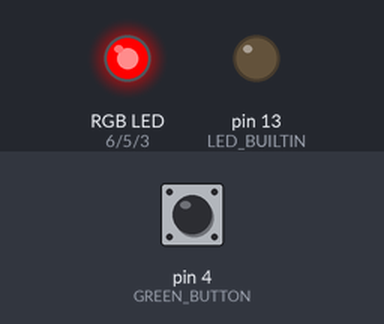
The sketch below on a simulated Arduino Uno, built with avr-gcc and run on an emulated ATmega328P. Shown: an RGB LED mixed from three pins (HIGH = lit), output pins drawn as LEDs (lit = HIGH). The test bench sets the inputs (shaded band); at power-on: pin 4 (GREEN_BUTTON) HIGH.

Above: at 1.2 s.
1.3 s: pin 4 (GREEN_BUTTON) pulled LOW for 0.15 s
At 2.5 s:
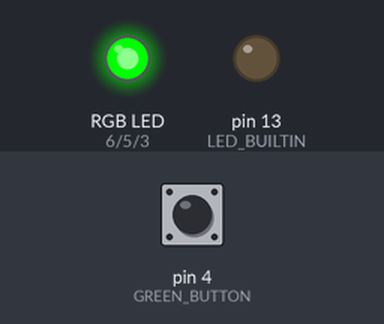
2.9 s: pin 4 (GREEN_BUTTON) pulled LOW for 1 s
At 3.9 s:
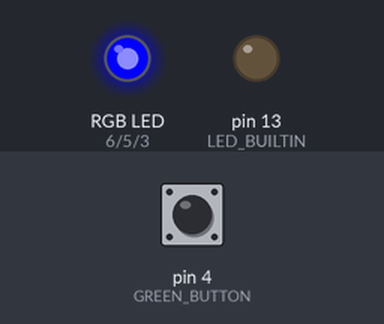
5.4 s: pin 4 (GREEN_BUTTON) pulled LOW for 3.2 s
At 5.8 s:
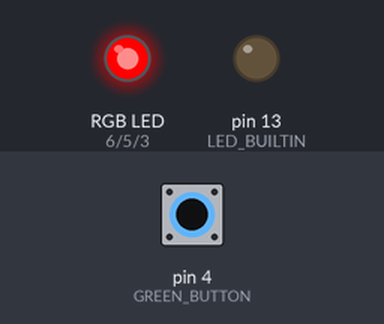
Timing chart, 0 to 8.4 s (numbered marks = the images above; inputs shaded):
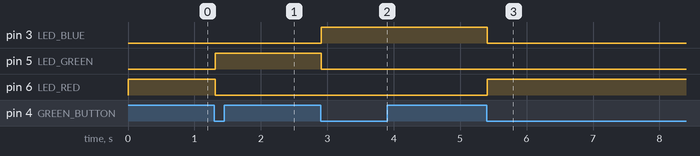

Measured:
- after the input at 1.3 s, pin 5 (LED_GREEN): LOW → HIGH at once; pin 6 (LED_RED): HIGH → LOW at once
- after the input at 2.9 s, pin 3 (LED_BLUE): LOW → HIGH at once; pin 5 (LED_GREEN): HIGH → LOW at once
- after the input at 5.4 s, pin 3 (LED_BLUE): HIGH → LOW at once; pin 6 (LED_RED): LOW → HIGH at once

The sketch:

kod03.ino
```cpp
#define LED_RED 6
#define LED_GREEN 5
#define LED_BLUE 3

#define RED_BUTTON 2
#define GREEN_BUTTON 4

int led[] = {LED_RED, LED_GREEN, LED_BLUE};

void initRGB()
{
    pinMode(LED_BUILTIN, OUTPUT);
    digitalWrite(LED_BUILTIN, LOW);

    pinMode(LED_RED, OUTPUT);
    digitalWrite(LED_RED, HIGH);

    pinMode(LED_GREEN, OUTPUT);
    digitalWrite(LED_GREEN, LOW);

    pinMode(LED_BLUE, OUTPUT);
    digitalWrite(LED_BLUE, LOW);
}

void initButtons()
{
    pinMode(RED_BUTTON, INPUT_PULLUP);
    pinMode(GREEN_BUTTON, INPUT_PULLUP);
}

#define DEBOUNCE_PERIOD 10UL

bool isGreenButtonPressed()
{
    static int debounced_button_state = HIGH;
    static int previous_reading = HIGH;
    static unsigned long last_change_time = 0UL;
    bool isPressed = false;

    int current_reading = digitalRead(GREEN_BUTTON);

    if (previous_reading != current_reading)
    {
        last_change_time = millis();
    }

    if (millis() - last_change_time > DEBOUNCE_PERIOD)
    {
        if (current_reading != debounced_button_state)
        {
            if (debounced_button_state == HIGH && current_reading == LOW)
            {
                isPressed = true;
            }
            debounced_button_state = current_reading;
        }
    }

    previous_reading = current_reading;

    return isPressed;
}

void setup()
{
    initRGB();
    initButtons();
}

int led_index = 0;
void loop()
{
    if (isGreenButtonPressed())
    {
        digitalWrite(led[led_index], LOW);
        led_index = ++led_index % 3;
        digitalWrite(led[led_index], HIGH);
    }
}
```
